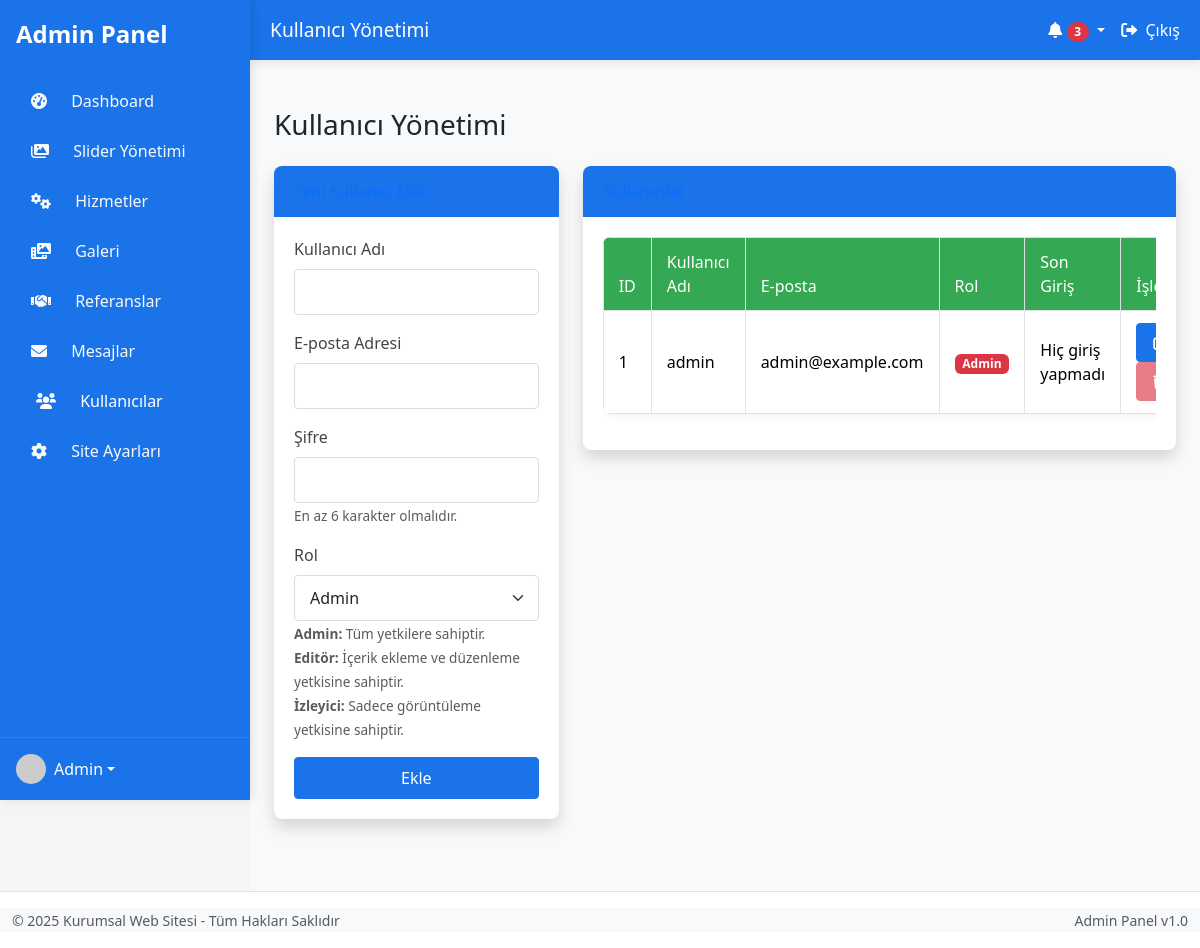
The page /admin/users.php (signed in) on the database its author committed.
### tables this page shows
CREATE TABLE IF NOT EXISTS `users` (
  `id` int NOT NULL AUTO_INCREMENT,
  `username` varchar(50) NOT NULL,
  `email` varchar(100) NOT NULL,
  `password` varchar(255) NOT NULL,
  `role` enum('admin','editor','viewer') DEFAULT 'viewer',
  `last_login` timestamp NULL DEFAULT NULL,
  `created_at` timestamp NULL DEFAULT CURRENT_TIMESTAMP,
  PRIMARY KEY (`id`),
  UNIQUE KEY `username` (`username`),
  UNIQUE KEY `email` (`email`)
);

### admin/users.php (the view, shortened to what this page needs)
<?php
require_once '../config.php';
try {
    $db = getDbConnection();
} catch (PDOException $e) {
    die("Veritabanı bağlantı hatası: " . $e->getMessage());
}
$editUser = null;
try {
    $stmt = $db->query("SELECT * FROM users ORDER BY id ASC");
    $users = $stmt->fetchAll(PDO::FETCH_ASSOC);
} catch (PDOException $e) {
    $users = [];
    $message = 'Veritabanı hatası: ' . $e->getMessage();
    $messageType = 'danger';
}
include 'includes/header.php';
?>
<div class="container-fluid py-4">
    <div class="d-sm-flex align-items-center justify-content-between mb-4">
        <h1 class="h3 mb-0 text-gray-800">Kullanıcı Yönetimi</h1>
    </div>
    <div class="row">
        <div class="col-xl-4 col-lg-5">
            <div class="card shadow mb-4">
                <div class="card-header py-3 d-flex flex-row align-items-center justify-content-between">
                    <h6 class="m-0 font-weight-bold text-primary">
                    </h6>
                </div>
                <div class="card-body">
                    <form action="<?php echo htmlspecialchars($_SERVER['PHP_SELF']); ?>" method="post">
                        <div class="mb-3">
                            <label for="username" class="form-label">Kullanıcı Adı</label>
                            <input type="text" class="form-control" id="username" name="username" value="<?php echo $editUser ? htmlspecialchars($editUser['username']) : ''; ?>" required>
                        </div>
                        <div class="mb-3">
                            <label for="email" class="form-label">E-posta Adresi</label>
                            <input type="email" class="form-control" id="email" name="email" value="<?php echo $editUser ? htmlspecialchars($editUser['email']) : ''; ?>" required>
                        </div>
                        <div class="mb-3">
                            <label for="password" class="form-label">
                                <?php echo $editUser ? 'Şifre (değiştirmek istemiyorsanız boş bırakın)' : 'Şifre'; ?>
                            </label>
                            <input type="password" class="form-control" id="password" name="password" <?php echo $editUser ? '' : 'required'; ?>>
                            <small class="form-text text-muted">En az 6 karakter olmalıdır.</small>
                        </div>
                        <div class="mb-3">
                            <label for="role" class="form-label">Rol</label>
                            <select class="form-select" id="role" name="role" required>
                                <option value="admin" <?php echo ($editUser && $editUser['role'] == 'admin') ? 'selected' : ''; ?>>Admin</option>
                            </select>
                            <small class="form-text text-muted">
                                <strong>Admin:</strong> Tüm yetkilere sahiptir.<br>
                                <strong>Editör:</strong> İçerik ekleme ve düzenleme yetkisine sahiptir.<br>
                                <strong>İzleyici:</strong> Sadece görüntüleme yetkisine sahiptir.
                            </small>
                        </div>
                        <div class="d-grid gap-2">
                            <button type="submit" class="btn btn-primary">
                                <?php echo $editUser ? 'Güncelle' : 'Ekle'; ?>
                            </button>
                        </div>
                    </form>
                </div>
            </div>
        </div>
        <div class="col-xl-8 col-lg-7">
            <div class="card shadow mb-4">
                <div class="card-header py-3">
                    <h6 class="m-0 font-weight-bold text-primary">Kullanıcılar</h6>
                </div>
                <div class="card-body">
                    <?php if (empty($users)): ?>
                        <p class="text-center">Henüz kullanıcı bulunmuyor.</p>
                    <?php else: ?>
                        <div class="table-responsive">
                            <table class="table table-bordered">
                                <thead>
                                    <tr>
                                        <th width="50">ID</th>
                                        <th>Kullanıcı Adı</th>
                                        <th>E-posta</th>
                                        <th>Rol</th>
                                        <th>Son Giriş</th>
                                        <th width="120">İşlemler</th>
                                    </tr>
                                </thead>
                                <tbody>
                                    <?php foreach ($users as $user): ?>
                                    <tr>
                                        <td><?php echo $user['id']; ?></td>
                                        <td><?php echo htmlspecialchars($user['username']); ?></td>
                                        <td><?php echo htmlspecialchars($user['email']); ?></td>
                                        <td>
                                            <?php
                                            switch ($user['role']) {
                                                case 'admin':
                                                    echo '<span class="badge bg-danger">Admin</span>';
                                                    break;
                                            }
                                            ?>
                                        </td>
                                        <td>
                                            <?php echo $user['last_login'] ? date('d.m.Y H:i', strtotime($user['last_login'])) : 'Hiç giriş yapmadı'; ?>
                                        </td>
                                        <td>
                                            <a href="users.php?edit=<?php echo $user['id']; ?>" class="btn btn-sm btn-primary">
                                                <i class="fas fa-edit"></i>
                                            </a>
                                            <?php if ($user['id'] != $_SESSION['admin_id']): ?>
                                                <a href="users.php?delete=<?php echo $user['id']; ?>" class="btn btn-sm btn-danger" onclick="return confirm('Bu kullanıcıyı silmek istediğinize emin misiniz?')">
                                                    <i class="fas fa-trash"></i>
                                                </a>
                                            <?php else: ?>
                                                <button class="btn btn-sm btn-danger" disabled title="Kendi hesabınızı silemezsiniz">
                                                    <i class="fas fa-trash"></i>
                                                </button>
                                            <?php endif; ?>
                                        </td>
                                    </tr>
                                    <?php endforeach; ?>
                                </tbody>
                            </table>
                        </div>
                    <?php endif; ?>
                </div>
            </div>
        </div>
    </div>
</div>
<?php
include 'includes/footer.php';
?>

### admin/assets/css/admin.css (style rules this page uses)
:root { --primary-color: #1a5f7a; --secondary-color: #2c8a8a; --accent-color: #4caf50; --dark-color: #2c3e50; --light-color: #f8f9fa; --gray-color: #6c757d; --danger-color: #dc3545; --success-color: #28a745; --warning-color: #ffc107; --info-color: #17a2b8; --sidebar-width: 250px; --sidebar-collapsed-width: 70px; --topbar-height: 60px; --transition-speed: 0.3s; }
body { background-color: #f5f5f5; font-family: 'Segoe UI', Tahoma, Geneva, Verdana, sans-serif; overflow-x: hidden; min-height: 100vh; }
.card { border: none; border-radius: 8px; box-shadow: 0 2px 10px rgba(0, 0, 0, 0.05); transition: transform 0.3s, box-shadow 0.3s; margin-bottom: 20px; }
.card-header { background-color: var(--primary-color) !important; color: #fff !important; border-radius: 8px 8px 0 0 !important; padding: 15px 20px; font-weight: 500; border-bottom: none; transition: background-color 0.3s ease-in-out; }
.card-body { padding: 20px; }
.form-control, .form-select { border-radius: 4px; padding: 10px 15px; border: 1px solid #ddd; transition: border-color 0.3s, box-shadow 0.3s; }
.form-label { font-weight: 500; margin-bottom: 8px; color: #444; }
.form-text { color: #6c757d; font-size: 0.85rem; }
.btn { padding: 8px 16px; border-radius: 4px; transition: all 0.3s; }
.btn-primary { background-color: var(--primary-color) !important; border-color: var(--primary-color) !important; transition: background-color 0.3s ease-in-out; }
.table { border-radius: 8px; overflow: hidden; box-shadow: 0 2px 10px rgba(0, 0, 0, 0.05); }
.table thead th { background-color: var(--secondary-color); color: white; border-bottom: none; padding: 12px 15px; font-weight: 500; }
.table td { padding: 12px 15px; vertical-align: middle; }
.card-header { background-color: var(--primary-color) !important; color: #fff !important; transition: background-color 0.3s ease-in-out; }

### config.php (style rules this page uses)
:root { --primary-color: #1a73e8; --secondary-color: #34a853; --accent-color: #fbbc04; --dark-color: #202124; --light-color: #f8f9fa; --main-bg-color: #ffffff; --header-bg-color: #1a73e8; --footer-bg-color: #202124; }

### admin/includes/header.php (style rules this page uses)
:root { --admin-sidebar-bg: var(--dark-color); --admin-topbar-bg: var(--primary-color); --admin-text-light: #f8f9fa; --admin-accent: var(--accent-color); }
.card .card-header { background-color: var(--primary-color) !important; color: white !important; }
.btn-primary { background-color: var(--primary-color) !important; border-color: var(--primary-color) !important; }
.btn, .card, .nav-link, .nav-item { transition: all 0.3s ease !important; }
.container-fluid { background-color: var(--light-color) !important; }

### rows shown on the page
users: id "1", username "admin", email "admin@example.com", role "Admin", shows "Hiç giriş yapmadı"

### other values the page prints
$pageTitle "Kullanıcı Yönetimi"
